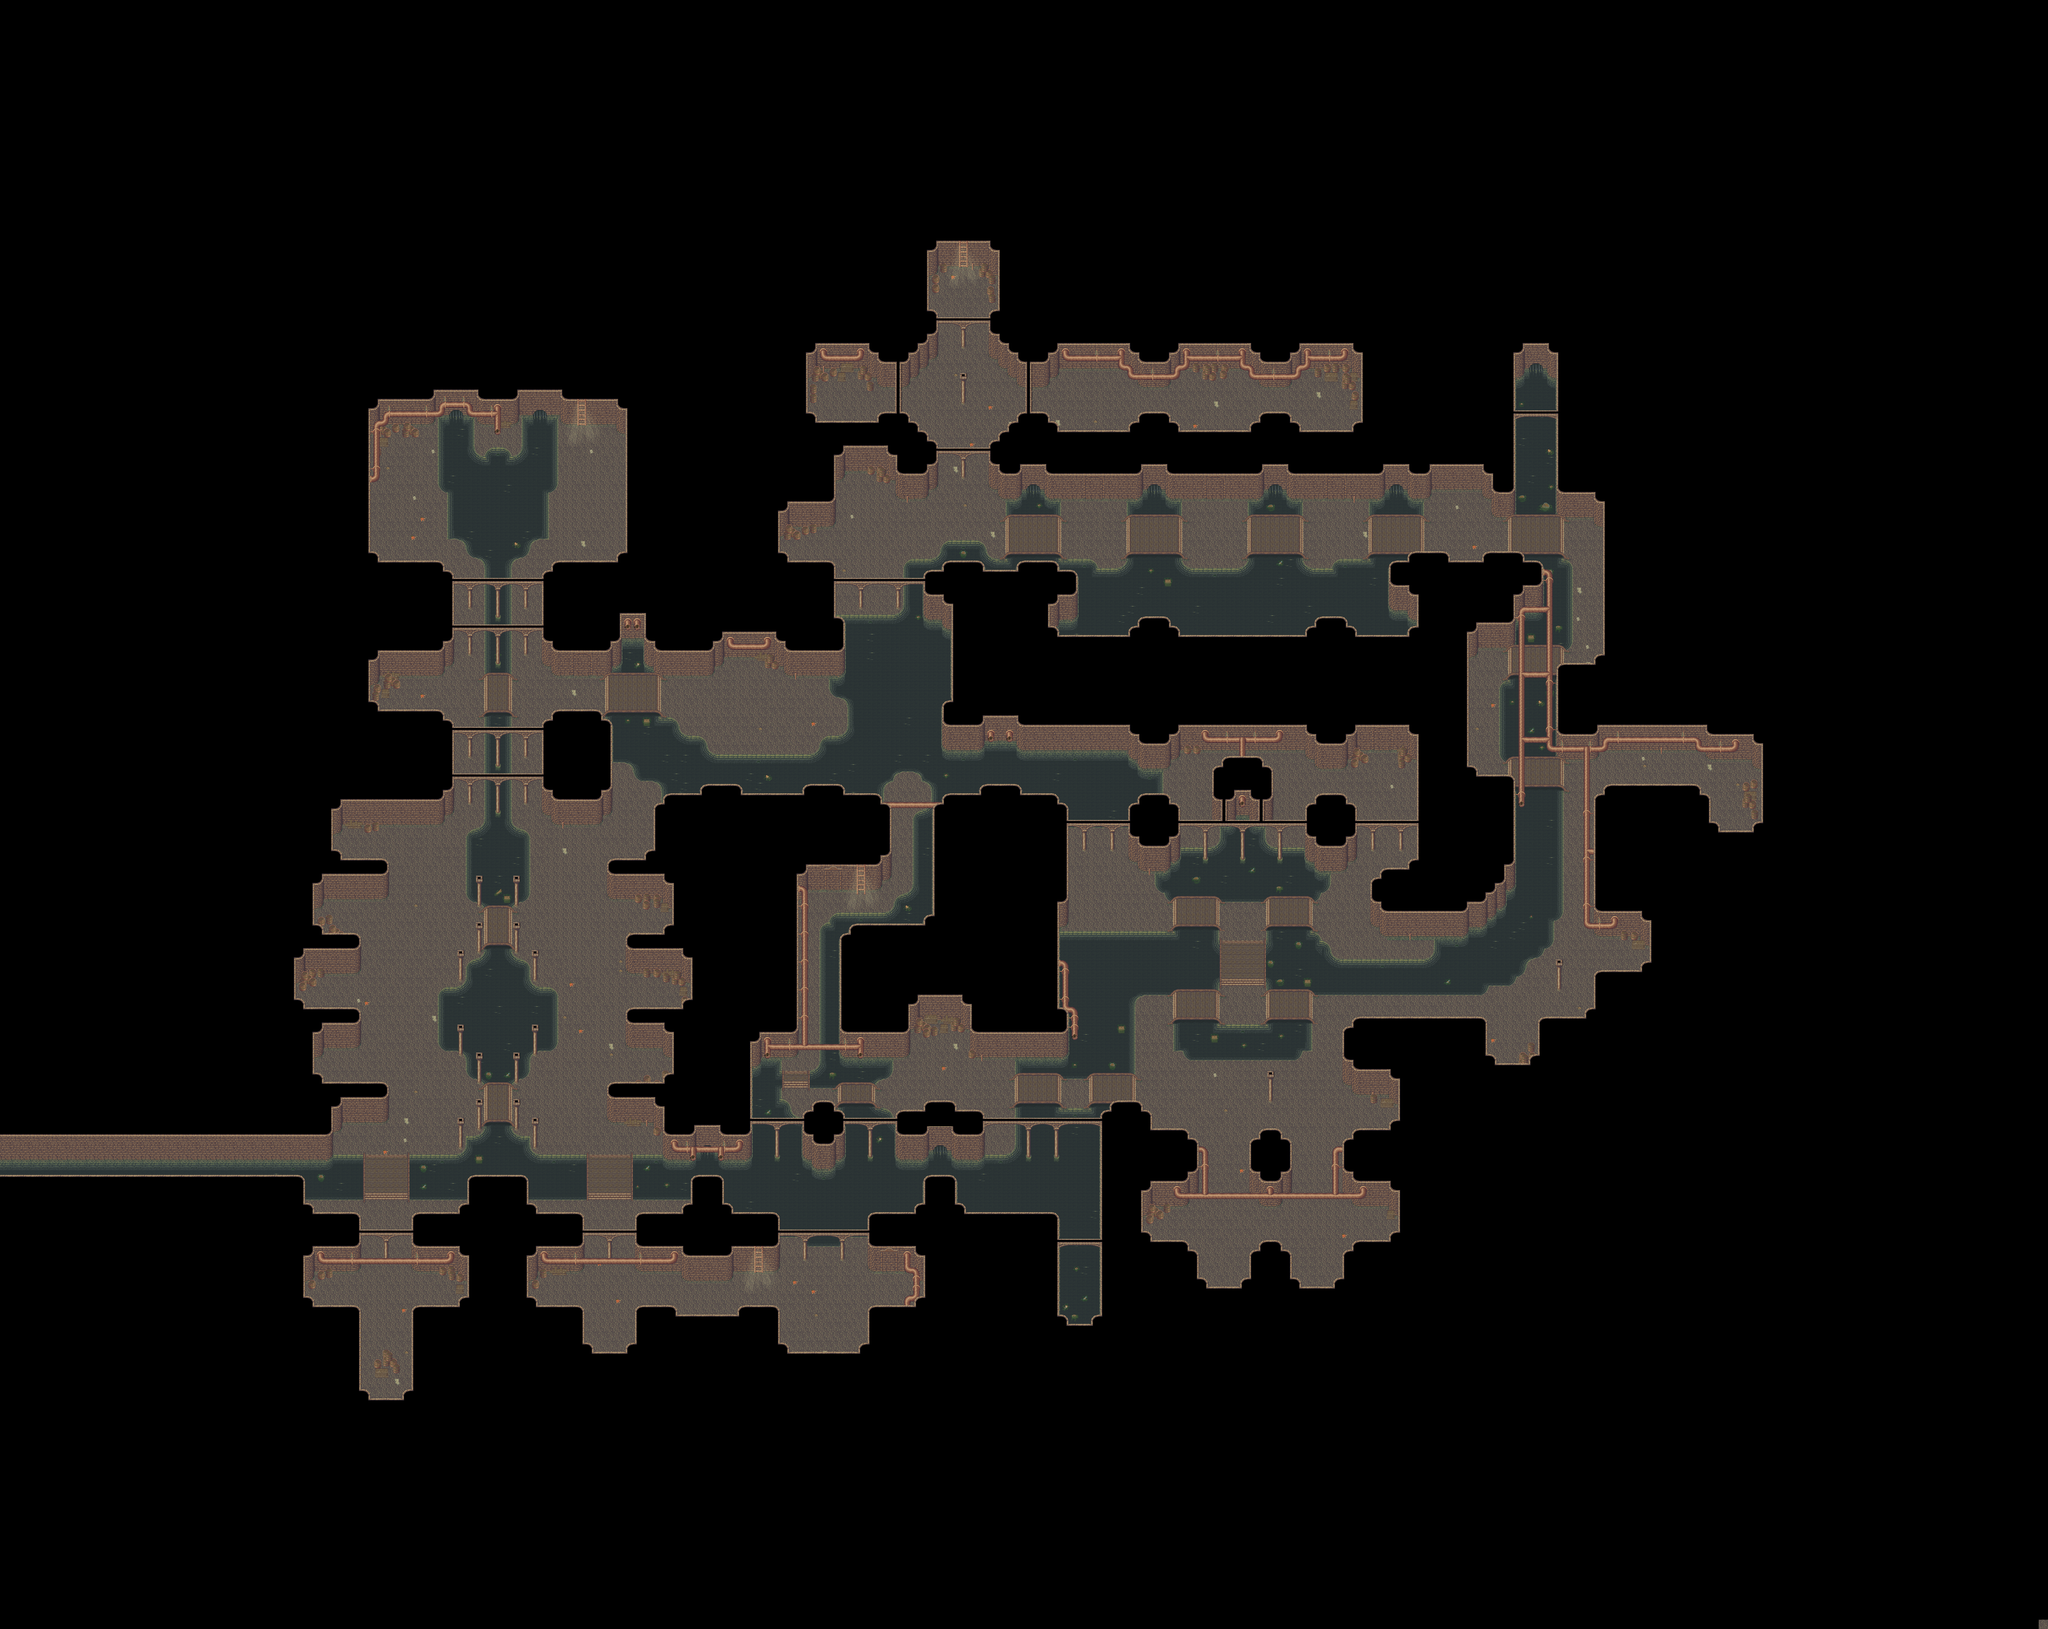

Rendered tile map (Tiled .tmx) drawn with the repository's tilesets; below, a short description and the map source with its tile grids summarised:
An orthogonal 220x175 tile map with 32x32 px tiles, 6 tile layers (Ground, Ground 2, Fringe, Pipe, ...), 7 tilesets and 8 objects (5x Spawn, 3x Warp).

<map version="1.10" tiledversion="1.11.2" orientation="orthogonal" renderorder="right-down" compressionlevel="0" width="220" height="175" tilewidth="32" tileheight="32" infinite="0" nextlayerid="22" nextobjectid="128">
 <editorsettings>
  <export format="tmx" />
 </editorsettings>
 <properties>
  <property name="ambient" value="Lighting" />
  <property name="ambientintensity" type="float" value="0.5" />
  <property name="license" value="CC BY-SA 4.0 (c) Reid" />
  <property name="music" value="Lenia" />
  <property name="name" value="Artis Sewer" />
 </properties>
 <tileset firstgid="1" source="../../graphics/tilesets/aemil/aurora/artis/sewer/Sunlight.tsx" />
 <tileset firstgid="6" source="../../graphics/tilesets/aemil/aurora/artis/sewer/Sewer.tsx" />
 <tileset firstgid="262" source="../../graphics/tilesets/aemil/aurora/artis/sewer/Sewer x2x2.tsx" />
 <tileset firstgid="264" source="../../graphics/tilesets/aemil/aurora/artis/sewer/Sewer x1x3.tsx" />
 <tileset firstgid="280" source="../../graphics/tilesets/generic/Collision.tsx" />
 <tileset firstgid="296" source="../../graphics/tilesets/aemil/aurora/artis/sewer/Box.tsx" />
 <tileset firstgid="304" source="../../graphics/tilesets/aemil/aurora/artis/sewer/Box x1x2.tsx" />
 <layer id="12" name="Ground" width="220" height="175">
  <data>[38500 cells, 38500 non-empty, 114 distinct tile ids]</data>
 </layer>
 <layer id="14" name="Ground 2" width="220" height="175">
  <data>[38500 cells, 1206 non-empty, 72 distinct tile ids]</data>
 </layer>
 <layer id="13" name="Fringe" width="220" height="175">
  <data>[38500 cells, 95 non-empty, 23 distinct tile ids]</data>
 </layer>
 <layer id="16" name="Pipe" width="220" height="175">
  <data>[38500 cells, 353 non-empty, 17 distinct tile ids]</data>
 </layer>
 <layer id="15" name="Over" width="220" height="175">
  <data>[38500 cells, 1652 non-empty, 45 distinct tile ids]</data>
 </layer>
 <layer id="20" name="Collision" width="220" height="175">
  <data>[38500 cells, 583 non-empty, 5 distinct tile ids]</data>
 </layer>
 <objectgroup id="21" name="Object">
  <object id="120" name="Warp Overworld" type="Warp" x="1984" y="1440">
   <properties>
    <property name="auto_warp" type="bool" value="false" />
    <property name="dest_cellsize" type="int" value="16" />
    <property name="dest_map" value="Overworld" />
    <property name="dest_pos_x" type="int" value="268" />
    <property name="dest_pos_y" type="int" value="97" />
   </properties>
   <polygon points="0,0 0,32 32,32 32,0" />
  </object>
  <object id="121" name="Warp Artis South" type="Warp" x="2592" y="4352">
   <properties>
    <property name="auto_warp" type="bool" value="false" />
    <property name="dest_map" value="Artis" />
    <property name="dest_pos_x" type="int" value="88" />
    <property name="dest_pos_y" type="int" value="131" />
   </properties>
   <polygon points="0,0 0,32 32,32 32,0" />
  </object>
  <object id="122" name="Drain Slime" type="Spawn" x="-133" y="19" width="49" height="49">
   <properties>
    <property name="count" type="int" value="35" />
    <property name="type" value="Monster" />
   </properties>
  </object>
  <object id="123" name="Fire Skull" type="Spawn" x="1293" y="1696" width="185" height="147">
   <properties>
    <property name="count" type="int" value="2" />
    <property name="respawn_delay" type="float" value="10" />
    <property name="type" value="Monster" />
   </properties>
  </object>
  <object id="124" name="Sludge Slime" type="Spawn" x="-201" y="232" width="49" height="49">
   <properties>
    <property name="count" type="int" value="50" />
    <property name="type" value="Monster" />
   </properties>
  </object>
  <object id="125" name="Ratto" type="Spawn" x="1931" y="1526" width="185" height="147">
   <properties>
    <property name="count" type="int" value="2" />
    <property name="respawn_delay" type="float" value="10" />
    <property name="type" value="Monster" />
   </properties>
  </object>
  <object id="126" name="Bat" type="Spawn" x="-164" y="424" width="49" height="49">
   <properties>
    <property name="count" type="int" value="15" />
    <property name="type" value="Monster" />
   </properties>
  </object>
  <object id="127" name="Warp Artis South" type="Warp" x="3296" y="896">
   <properties>
    <property name="auto_warp" type="bool" value="false" />
    <property name="dest_map" value="Artis" />
    <property name="dest_pos_x" type="int" value="154" />
    <property name="dest_pos_y" type="int" value="52" />
   </properties>
   <polygon points="0,0 0,32 32,32 32,0" />
  </object>
 </objectgroup>
</map>
